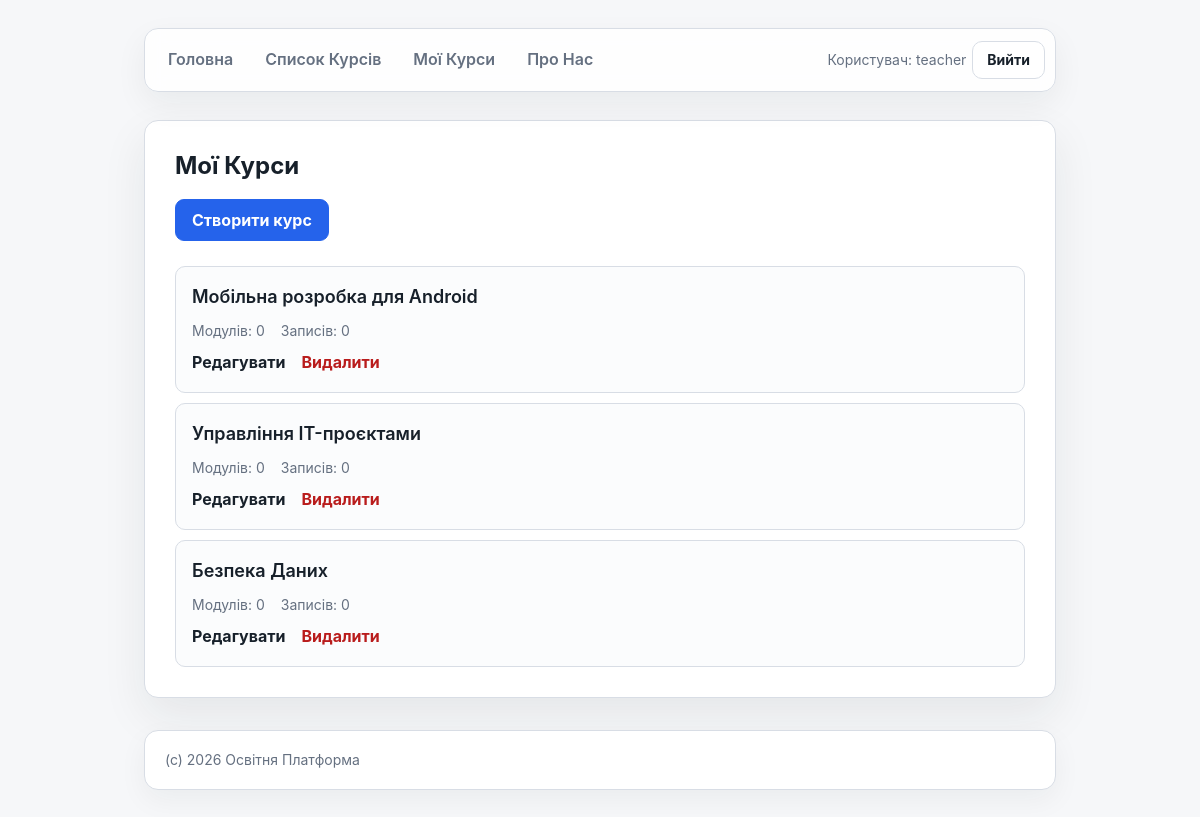
/teacher/dashboard/ (signed in), run on an earlier commit of the app's database.
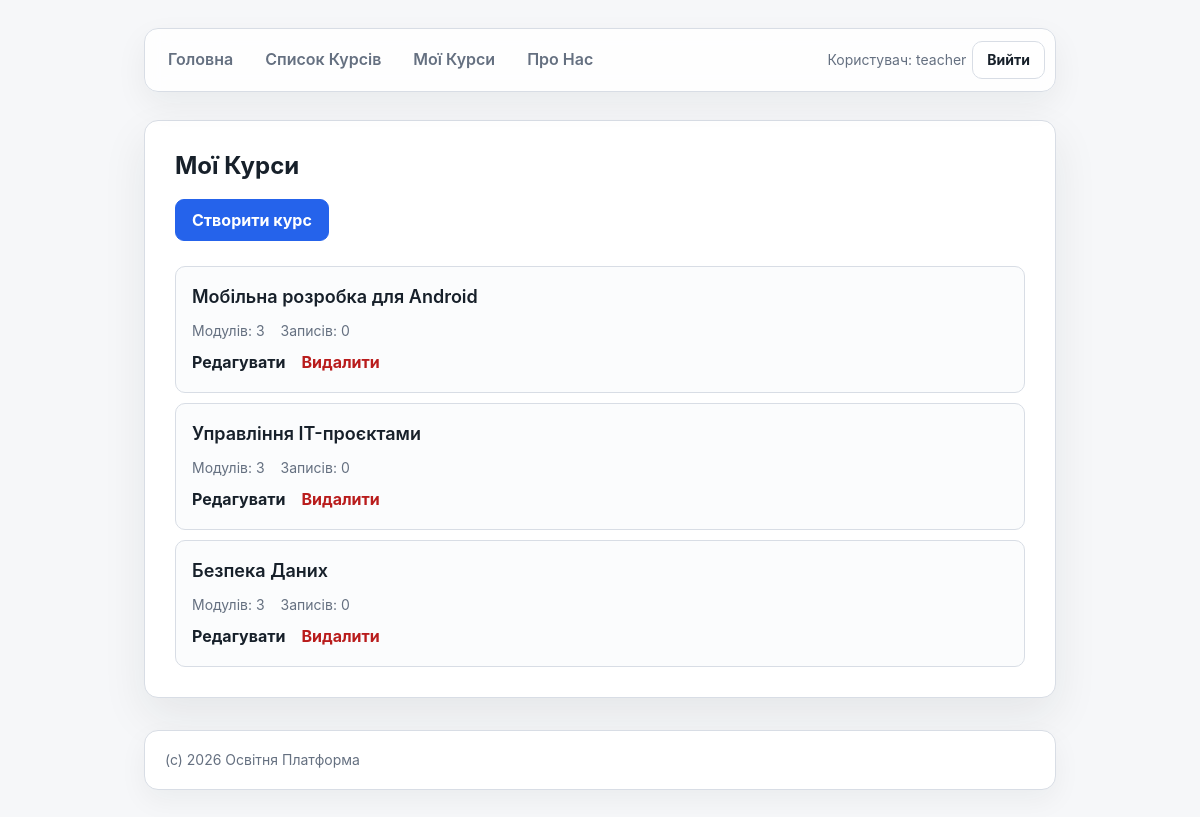
And on a later commit of the database.
### courses/models/course.py (models this page shows, shortened)
class Course(models.Model):
    LEVELS = [
        ('beginner', 'Beginner'),
        ('intermediate', 'Intermediate'),
        ('advanced', 'Advanced'),
    ]
    name = models.CharField(max_length=200)
    description = models.TextField()
    teacher = models.ForeignKey(settings.AUTH_USER_MODEL, on_delete=models.SET_NULL, null=True, blank=True)
    level = models.CharField(max_length=32, choices=LEVELS, default='beginner')
    price = models.DecimalField(decimal_places=2, max_digits=6, default=5000.0)
    is_test = models.BooleanField(default=False)
    created_at = models.DateTimeField(auto_now_add=True)
    updated_at = models.DateTimeField(auto_now=True)

### courses/views.py (the view)
# urls.py: path('teacher/dashboard/', teacher_dashboard, name='teacher_dashboard'),
@login_required
@user_passes_test(is_teacher)
def teacher_dashboard(request):
    courses = Course.objects.filter(teacher=request.user).prefetch_related('enrollments', 'modules')
    return render(request, 'courses/teacher_dashboard.html', {'courses': courses})

### courses/permissions.py (called while the page is built)
def is_teacher(user):
    return (
        user.is_authenticated
        and hasattr(user, 'profile')
        and user.profile.role == Profile.ROLE_TEACHER
    )

### courses/templates/courses/teacher_dashboard.html (shortened to what this page needs)
{% extends 'courses/base.html' %}
{% block main %}
<main class="teacher-page teacher-dashboard">
    <strong>Мої Курси</strong>
    {% if courses %}
        <p class="page-action">
            <a class="button-link" href="{% url 'course_create' %}">Створити курс</a>
        </p>
        <br/>
        <div>
            <ul class="teacher-course-list">
                {% for course in courses %}
                    <li>
                        <p class="teacher-course-title">
                            <a href="{% url 'course_details' course.id %}">{{ course.name }}</a>
                        </p>
                        <p class="teacher-course-meta">
                            <span>Модулів: {{ course.modules.count }}</span>
                            <span>Записів: {{ course.enrollments.count }}</span>
                        </p>
                        <p class="teacher-course-actions">
                            <a href="{% url 'course_update' course.id %}">Редагувати</a>
                            <a class="danger-link" href="{% url 'course_delete' course.id %}">Видалити</a>
                        </p>
                    </li>
                {% endfor %}
            </ul>
        </div>
    {% else %}
        <p>У вас ще немає курсів.</p>
        <p class="page-action">
            <a class="button-link" href="{% url 'course_create' %}">Створити перший курс</a>
        </p>
    {% endif %}
</main>
{% endblock %}

### courses/templates/courses/base.html (shortened to what this page needs)
<!doctype html>
{% load static %}
<html lang="uk">
<head>
    <link rel="stylesheet" href="{% static 'courses/css/style.css' %}?t=2" />
</head>
<body>
{% include 'courses/includes/navbar.html' %}
{% block main %}
{% endblock %}
{% include 'courses/includes/footer.html' %}
</body>
</html>

### courses/templates/courses/includes/navbar.html (shortened to what this page needs)
<nav>
    <div class="nav-links">
        <a href="{% url 'home' %}">Головна</a>
        <a href="{% url 'courses_list' %}">Список Курсів</a>
        {% if request.user.is_authenticated and request.user.profile.role == 'teacher' %}
            <a href="{% url 'teacher_dashboard' %}">Мої Курси</a>
        {% endif %}
        <a href="{% url 'about' %}">Про Нас</a>
    </div>
    <div class="nav-auth">
        {% if request.user.is_authenticated %}
            <span>Користувач: {{ request.user.username }}</span>
            <form method="post" action="{% url 'logout' %}">
                <button type="submit">Вийти</button>
            </form>
        {% else %}
            <a class="auth-link" href="{% url 'login' %}">Увійти</a>
        {% endif %}
    </div>
</nav>

### courses/templates/courses/includes/footer.html
<footer>
    (c) 2026 Освітня Платформа
</footer>

### courses/static/courses/css/style.css (style rules this page uses)
:root { --bg: #f6f7f9; --surface: #ffffff; --surface-muted: #eef1f5; --text: #17202a; --muted: #657080; --border: #d8dde5; --accent: #2563eb; --accent-dark: #1d4ed8; --shadow: 0 18px 45px rgba(23, 32, 42, 0.08); }
* { box-sizing: border-box; }
html { min-height: 100%; background: var(--bg); }
body { display: flex; min-height: 100vh; flex-direction: column; max-width: 960px; margin: 0 auto; padding: 28px 24px; background: var(--bg); color: var(--text); font-family: Inter, -apple-system, BlinkMacSystemFont, "Segoe UI", Arial, sans-serif; font-size: 16px; line-height: 1.6; }
a { color: var(--accent); text-decoration: none; transition: color 150ms ease, background-color 150ms ease, border-color 150ms ease; }
nav { display: flex; align-items: center; justify-content: space-between; gap: 14px; margin-bottom: 28px; padding: 10px; border: 1px solid var(--border); border-radius: 14px; background: rgba(255, 255, 255, 0.86); box-shadow: 0 12px 32px rgba(23, 32, 42, 0.06); backdrop-filter: blur(10px); }
.nav-links, .nav-auth { display: flex; align-items: center; gap: 6px; }
.nav-links { flex-wrap: wrap; }
.nav-auth { flex-shrink: 0; color: var(--muted); font-size: 14px; }
.nav-auth form { margin: 0; }
nav a { display: inline-flex; align-items: center; justify-content: center; min-height: 38px; padding: 8px 13px; border-radius: 10px; color: var(--muted); font-weight: 600; }
.nav-auth .auth-link, .nav-auth button { display: inline-flex; align-items: center; justify-content: center; min-height: 38px; padding: 8px 14px; border: 1px solid var(--border); border-radius: 10px; background: var(--surface); color: var(--text); font: inherit; font-weight: 700; line-height: 1; cursor: pointer; transition: background-color 150ms ease, border-color 150ms ease, color 150ms ease; }
main { margin-bottom: 32px; padding: 30px; border: 1px solid var(--border); border-radius: 14px; background: var(--surface); box-shadow: var(--shadow); }
main > strong:first-child { display: block; margin-bottom: 18px; color: var(--text); font-size: 24px; line-height: 1.25; }
main ul { display: grid; gap: 10px; margin: 0; padding: 0; list-style: none; }
main li { border: 1px solid var(--border); border-radius: 10px; background: #fbfcfd; }
main li a { display: block; padding: 13px 15px; color: var(--text); font-weight: 600; }
.teacher-page .page-action { margin: 18px 0 0; }
.teacher-page .button-link, .teacher-page button { display: inline-flex; align-items: center; justify-content: center; min-height: 42px; padding: 9px 16px; border: 1px solid var(--accent); border-radius: 9px; background: var(--accent); color: #fff; font: inherit; font-weight: 700; line-height: 1; cursor: pointer; }
.teacher-course-list li { padding: 16px; }
.teacher-course-list li a { display: inline-flex; padding: 0; }
.teacher-course-title, .teacher-course-meta, .teacher-course-actions { margin: 0; }
.teacher-course-title { font-size: 18px; font-weight: 700; }
.teacher-course-meta, .teacher-course-actions { display: flex; flex-wrap: wrap; gap: 10px 16px; margin-top: 8px; }
.teacher-course-meta { color: var(--muted); font-size: 14px; }
.teacher-course-actions a { font-weight: 700; }
.teacher-page .danger-link, .teacher-page .danger-link:hover { color: #b91c1c; }
footer { margin-top: auto; padding: 18px 20px; border: 1px solid var(--border); border-radius: 14px; background: var(--surface); color: var(--muted); font-size: 14px; box-shadow: 0 10px 28px rgba(23, 32, 42, 0.05); }

What changed in the data, as far as the page shows it:
changed Course "Мобільна розробка для Android": modules.count "0" → "3"
changed Course "Управління IT-проєктами": modules.count "0" → "3"
computed for Course "Безпека Даних": modules.count "0" → "3"
